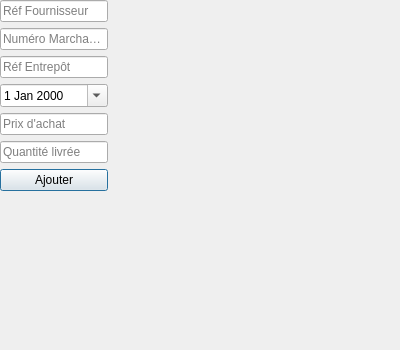
<?xml version="1.0" encoding="UTF-8"?>
<ui version="4.0">
 <class>FormLivraison</class>
 <widget class="QDialog" name="FormLivraison">
  <property name="geometry">
   <rect>
    <x>0</x>
    <y>0</y>
    <width>400</width>
    <height>350</height>
   </rect>
  </property>
  <property name="windowTitle">
   <string>Nouvelle Livraison</string>
  </property>

  <widget class="QWidget" name="verticalLayoutWidget">
   <layout class="QVBoxLayout" name="verticalLayout">

    <item>
     <widget class="QLineEdit" name="lineRefFrs">
      <property name="placeholderText">
       <string>Réf Fournisseur</string>
      </property>
     </widget>
    </item>

    <item>
     <widget class="QLineEdit" name="lineNumMar">
      <property name="placeholderText">
       <string>Numéro Marchandise</string>
      </property>
     </widget>
    </item>

    <item>
     <widget class="QLineEdit" name="lineRefEntr">
      <property name="placeholderText">
       <string>Réf Entrepôt</string>
      </property>
     </widget>
    </item>

    <item>
     <widget class="QDateEdit" name="dateEdit">
      <property name="calendarPopup">
       <bool>true</bool>
      </property>
      <property name="date">
       <date>2025-10-17</date>
      </property>
     </widget>
    </item>

    <item>
     <widget class="QLineEdit" name="linePrix">
      <property name="placeholderText">
       <string>Prix d'achat</string>
      </property>
     </widget>
    </item>

    <item>
     <widget class="QLineEdit" name="lineQte">
      <property name="placeholderText">
       <string>Quantité livrée</string>
      </property>
     </widget>
    </item>

    <item>
     <widget class="QPushButton" name="btnAjouter">
      <property name="text">
       <string>Ajouter</string>
      </property>
     </widget>
    </item>

   </layout>
  </widget>
 </widget>
 <resources/>
 <connections/>
</ui>
